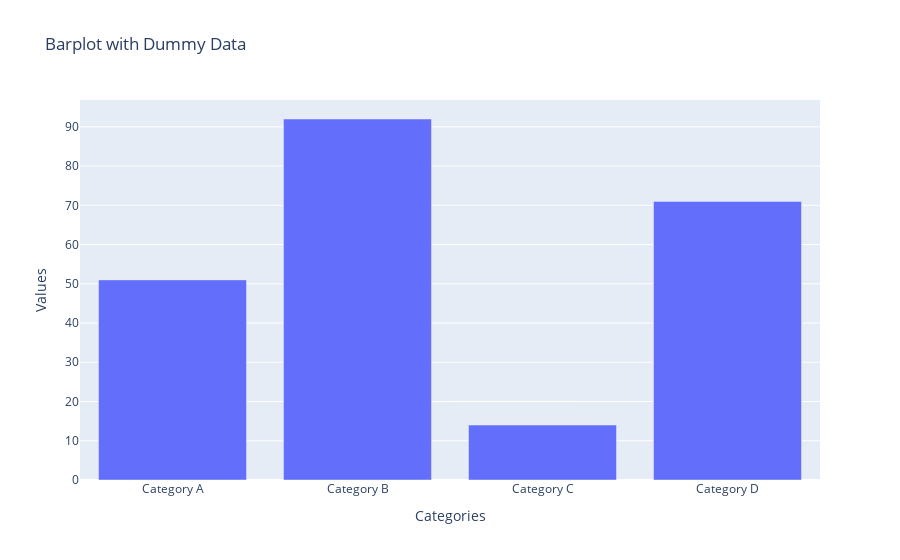

Write notebook code for a chart like this one.
### Code cell
import plotly.graph_objs as go
import numpy as np

# Set random seed for reproducibility
np.random.seed(42)

# Generate dummy data for the barplot
x = ['Category A', 'Category B', 'Category C', 'Category D']
y = np.random.randint(0, 100, size=len(x))

# Create the barplot
fig = go.Figure(
    data=[go.Bar(x=x, y=y)],
    layout=go.Layout(
        title='Barplot with Dummy Data',
        xaxis_title='Categories',
        yaxis_title='Values',
        hovermode='y'
    )
)

# Show the figure
fig.show()

### Figure 1 — Plotly figure (JSON) as saved in the notebook; plotly's stock layout.template omitted (floating-point values rounded to 4 significant figures)
{"data": [{"type": "bar", "x": ["Category A", "Category B", "Category C", "Category D"], "y": [51, 92, 14, 71]}], "layout": {"hovermode": "y", "title": {"text": "Barplot with Dummy Data"}, "xaxis": {"title": {"text": "Categories"}}, "yaxis": {"title": {"text": "Values"}}}}
